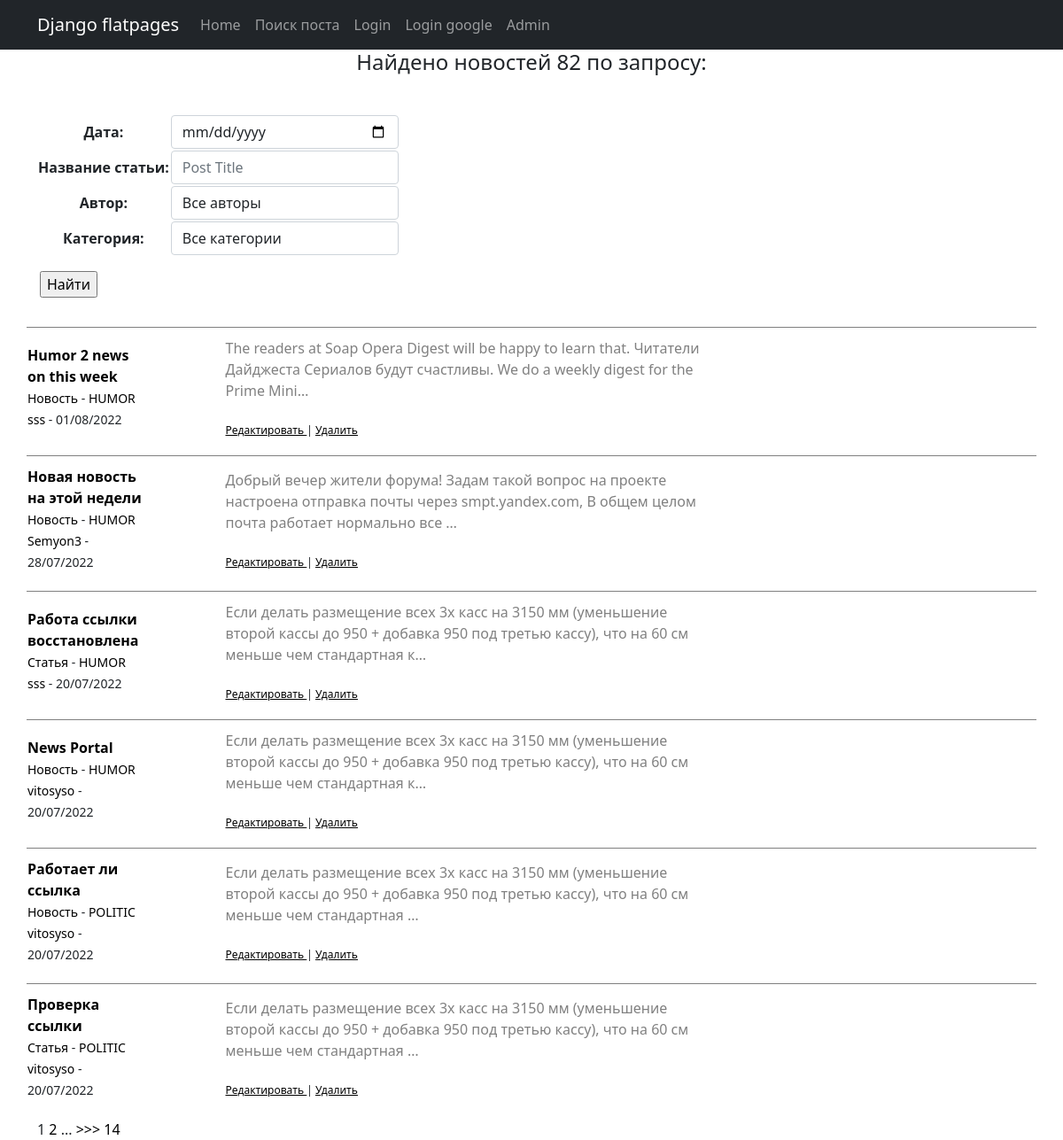
The page /news/search/ on the database as committed earlier.
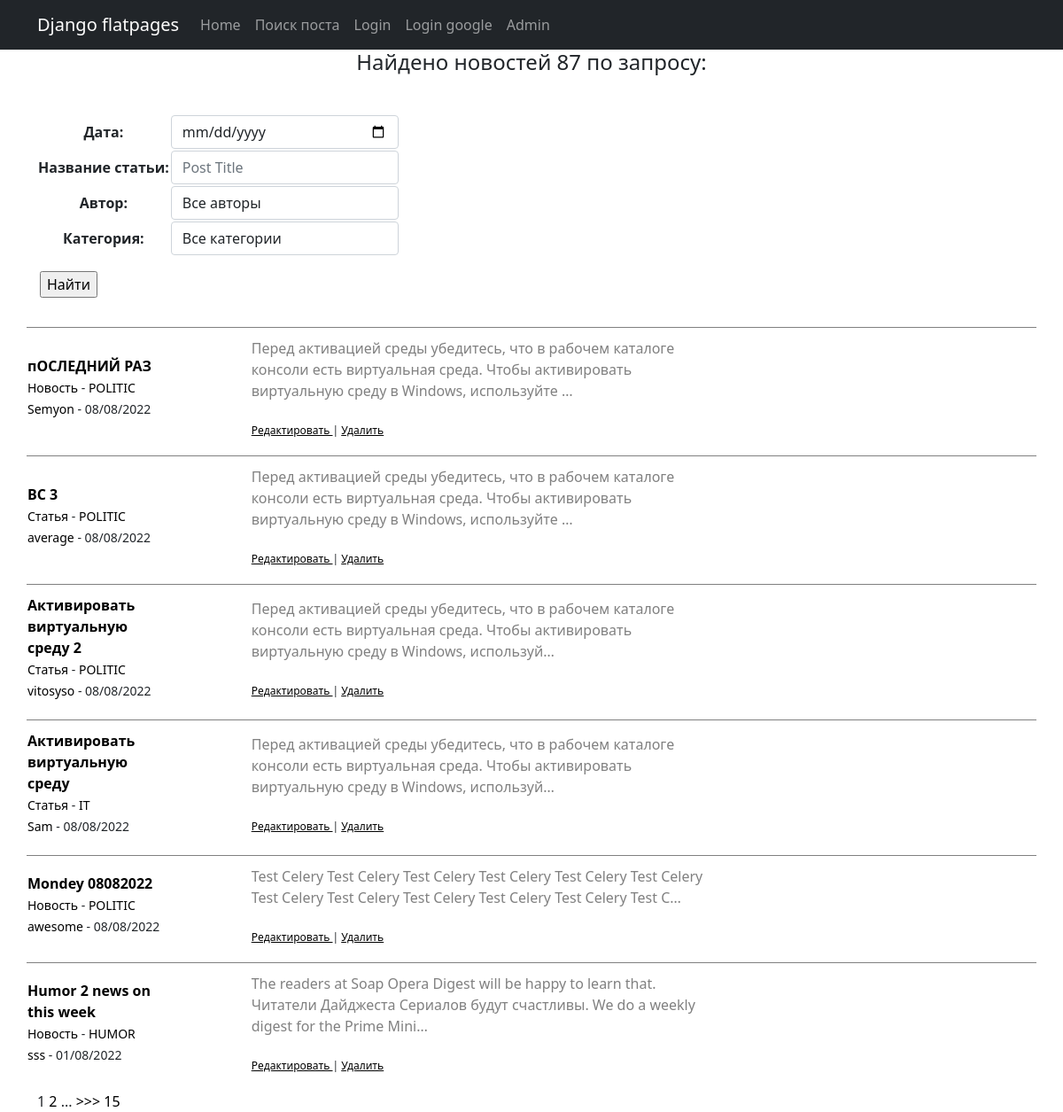
The same page on the database as committed later.
### news/models.py (models this page shows, shortened)
class Post(models.Model):
    author = models.ForeignKey(Author, on_delete=models.CASCADE)
    NEWS = 'NW'
    ARTICLE = 'AR'
    CAT_CHOICES = (
        (NEWS, 'Новость'),
        (ARTICLE, 'Статья'),
    )
    type = models.CharField(max_length=2, choices=CAT_CHOICES, default=ARTICLE)
    date = models.DateTimeField(auto_now_add=True)
    category = models.ManyToManyField(Category, through='PostCategory')
    text = models.TextField(default='')
    title = models.CharField(max_length=255)
    rating = models.SmallIntegerField(default=0)

class Category(models.Model):
    name = models.CharField(max_length=255, unique=True)
    subscribers = models.ManyToManyField(User, through='CatSub', blank=True)
    def __str__(self):
        return f'{self.name}'

class Author(models.Model):
    username = models.OneToOneField(User, on_delete=models.CASCADE)
    rating = models.SmallIntegerField(default=0)
    def __str__(self):
        return f'{self.username}'

### news/views.py (the view)
# urls.py: path('search/', PostSearch.as_view(), name='search'),
class PostSearch(ListView):
    template_name = 'search.html'
    context_object_name = 'posts'
    queryset = Post.objects.all()
    paginate_by = 6
    ordering = ['-date']
    def get_context_data(self, **kwargs):  # забираем отфильтрованные объекты переопределяя метод get_context_data у наследуемого класса (привет, полиморфизм, мы скучали!!!)
        context = super().get_context_data(**kwargs)
        context['filter'] = PostFilter(self.request.GET, queryset=super().get_queryset())  # вписываем наш фильтр в контекст
        context['categories'] = Category.objects.all()
        context['form'] = PostForm
        return context
    def get_queryset(self):
        queryset = super().get_queryset()
        self.filterset = PostFilter(self.request.GET, queryset)
        return self.filterset.qs

### news/templatetags/custom_filters.py (called while the page is built)
@register.filter(name='censor') # регистрируем наш фильтр под именем Censor, чтоб django понимал, что это именно фильтр, а не простая функция
def Censor(value): # первый аргумент здесь это то значение, к которому надо применить фильтр, второй аргумент — это аргумент фильтра, т. е. примерно следующее будет в шаблоне value|Censor
    STRONG_WORDS = ["php", "редиска"]
    if not isinstance(value, str):
        raise ValueError('Нельзя цензурировать не строку')
    for word in STRONG_WORDS:
        value = value.replace(word[1:], '*' * (len(word)-1))
    return value

### news/templatetags/custom_tags.py (called while the page is built)
@register.simple_tag(takes_context=True) #сообщаем Django, что для работы тега требуется передать контекст
def url_replace(context, **kwargs):
    d = context['request'].GET.copy() #скопировать все параметры текущего запроса
    for k, v in kwargs.items():
        d[k] = v #по указанным полям устанавливаем новые значения
    return d.urlencode()

### templates/search.html (shortened to what this page needs)
{% extends 'flatpages/default.html' %}
{% load custom_tags %}
{% load custom_filters %}
{% block content %}
{% load cache %}
{% cache 30 search %}
<h4>Найдено новостей {{filter.qs|length}} по запросу: </h4>
<table>
    <div class="new2">
        <form method="GET">
            {{ filter.form }}
            <table>
                <td></td>
                <td><input type="submit" value="Найти"></td>
            </table>
        </form>
    </div>
</table>
{% endcache %}
{% if filter == null %}
    <h2>НОВОСТЕЙ НЕТ!</h2>
{% else %}
<table>
    {% for new in posts %}
    <tr>
        <td class="top">
            <div class="news">
                <strong class="str">
                    <a href="{% url 'new' new.id %}"> {{ new.title|censor }} </a>
                </strong>
                <div class="str">
                    <small>
                        <a href="#"> {{ new.get_type_display }} </a> -
                        {% for category in new.category.all %}
                            <a href="{% url 'post_category' category.id %}"> {{ category }} </a>
                        {% endfor %}
                    </small>
                </div>
                <div class="str">
                    <small>
                        <a href="#"> {{ new.author.username }} </a> - {{ new.date|date:'d/m/Y' }}
                    </small>
                </div>
            </div>
        </td>
        <td class="top">
            <div class="news">
                <div class="grey">
                    {{ new.text|truncatechars:150 }}
                </div>
                <p>
                <div class="str">
                <sub>
                    {% if new.type == 'NEWS' %}
                        <a href="{% url 'new_update' new.id %}"><u> Редактировать </u></a>
                        |
                        <a href="{% url 'new_delete' new.id %}"><u> Удалить </u></a>
                    {% else %}
                        <a href="{% url 'article_update' new.id %}"><u> Редактировать </u></a>
                        |
                        <a href="{% url 'article_delete' new.id %}"><u> Удалить </u></a>
                    {% endif %}
                </sub>
                </div>
            </div>
        </td>
    </tr>
    {% endfor %}
</table>
{% endif %}
<div>
{% if is_paginated %}
    {{ page_obj.number }}
    {% if page_obj.has_next %}
        <a href="?{% url_replace page=page_obj.next_page_number %}">{{ page_obj.next_page_number }}</a>
        {% if paginator.num_pages != page_obj.next_page_number %}
            ...
            <a href="?{% url_replace page=page_obj.next_page_number %}">>>></a>
            <a href="?{% url_replace page=page_obj.paginator.num_pages %}">{{ page_obj.paginator.num_pages }}</a>
        {% endif %}
    {% endif %}
{% endif %}
</div>
{% endblock content %}

Rows that differ between the two databases and show on the page:
no longer on this page (row unchanged): Post: title|censor "Новая новость на этой недели", type "Новость", author.username "Semyon3", date "28/07/2022", text "Добрый вечер жители форума! Задам такой вопрос на проекте настроена отправка почты через smpt.yandex.com, В общем целом почта работает нормально все …", shows "Редактировать", Category (name "HUMOR")
no longer on this page (row unchanged): Post: title|censor "Работа ссылки восстановлена", type "Статья", author.username "sss", date "20/07/2022", text "Если делать размещение всех 3х касс на 3150 мм (уменьшение второй кассы до 950 + добавка 950 под третью кассу), что на 60 см меньше чем стандартная к…", shows "Редактировать", Category (name "HUMOR")
no longer on this page (row unchanged): Post: title|censor "News Portal", type "Новость", author.username "vitosyso", date "20/07/2022", text "Если делать размещение всех 3х касс на 3150 мм (уменьшение второй кассы до 950 + добавка 950 под третью кассу), что на 60 см меньше чем стандартная к…", shows "Редактировать", Category (name "HUMOR")
no longer on this page (row unchanged): Post: title|censor "Работает ли ссылка", type "Новость", author.username "vitosyso", date "20/07/2022", text "Если делать размещение всех 3х касс на 3150 мм (уменьшение второй кассы до 950 + добавка 950 под третью кассу), что на 60 см меньше чем стандартная …", shows "Редактировать", Category (name "POLITIC")
no longer on this page (row unchanged): Post: title|censor "Проверка ссылки", type "Статья", author.username "vitosyso", date "20/07/2022", text "Если делать размещение всех 3х касс на 3150 мм (уменьшение второй кассы до 950 + добавка 950 под третью кассу), что на 60 см меньше чем стандартная …", shows "Редактировать", Category (name "POLITIC")
added Post: title|censor "пОСЛЕДНИЙ РАЗ", type "Новость", author.username "Semyon", date "08/08/2022", text "Перед активацией среды убедитесь, что в рабочем каталоге консоли есть виртуальная среда. Чтобы активировать виртуальную среду в Windows, используйте …", shows "Редактировать", Category (name "POLITIC")
added Post: title|censor "ВС 3", type "Статья", author.username "average", date "08/08/2022", text "Перед активацией среды убедитесь, что в рабочем каталоге консоли есть виртуальная среда. Чтобы активировать виртуальную среду в Windows, используйте …", shows "Редактировать", Category (name "POLITIC")
added Post: title|censor "Активировать виртуальную среду 2", type "Статья", author.username "vitosyso", date "08/08/2022", text "Перед активацией среды убедитесь, что в рабочем каталоге консоли есть виртуальная среда. Чтобы активировать виртуальную среду в Windows, используй…", shows "Редактировать", Category (name "POLITIC")
added Post: title|censor "Активировать виртуальную среду", type "Статья", author.username "Sam", date "08/08/2022", text "Перед активацией среды убедитесь, что в рабочем каталоге консоли есть виртуальная среда. Чтобы активировать виртуальную среду в Windows, используй…", shows "Редактировать"
now on this page (row unchanged): Category: name "IT", shown under "Активировать виртуальную среду"
added Post: title|censor "Mondey 08082022", type "Новость", author.username "awesome", date "08/08/2022", text "Test Celery Test Celery Test Celery Test Celery Test Celery Test Celery Test Celery Test Celery Test Celery Test Celery Test Celery Test C…", shows "Редактировать", Category (name "POLITIC")
Other text that changed with them:
{{ filter.qs|length }}: "82" → "87"
{{ page_obj.paginator.num_pages }}: "14" → "15"
